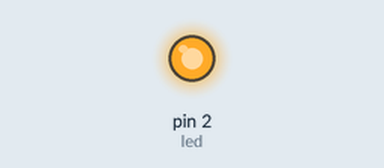
Bench run of a program on a simulated MicroPython board. Shown: output pins drawn as LEDs (lit = HIGH).

Above: at 0.4 s.
At 5.4 s:
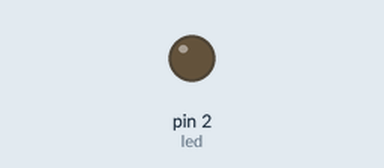
Timing chart, 0 to 8.1 s (numbered marks = the images above):
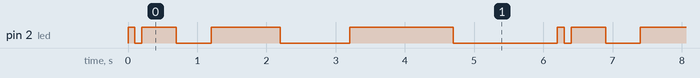

Measured:
- by itself, pin 2 (led): repeats every 6.2 s: LOW 0.10 s, HIGH 0.50 s, LOW 0.50 s, HIGH 1.0 s, LOW 1.0 s, HIGH 1.5 s, LOW 1.5 s, HIGH 0.10 s
- by itself, everything shown: repeats every 6.2 s, in 8 steps

The program:

ejemplo04.py
```python
# Este ejemplo hace que el LED parpadee con diferentes intervalos de tiempo.

from machine import Pin
from time import sleep

# Configurar el pin GPIO 2 como salida (LED incorporado)
led = Pin(2, Pin.OUT)

# Parpadeo con diferentes intervalos
intervalos = [0.1, 0.5, 1.0, 1.5]  # Intervalos en segundos

while True:
    for intervalo in intervalos:
        led.value(1)  # Encender el LED
        sleep(intervalo)
        led.value(0)  # Apagar el LED
        sleep(intervalo)
```
